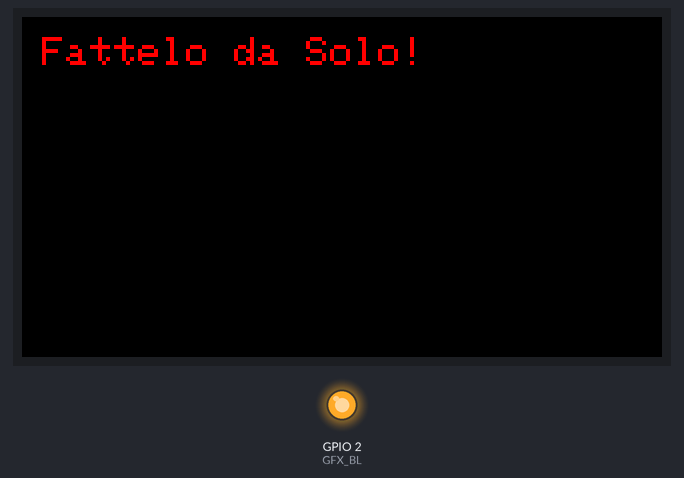
A sketch run on a simulated ESP32. Parts: 320×170 colour display, output pins drawn as LEDs (lit = HIGH). Random numbers use the default seed unless the sketch sets one.

Above: at 0.2 s.
At 5.2 s:
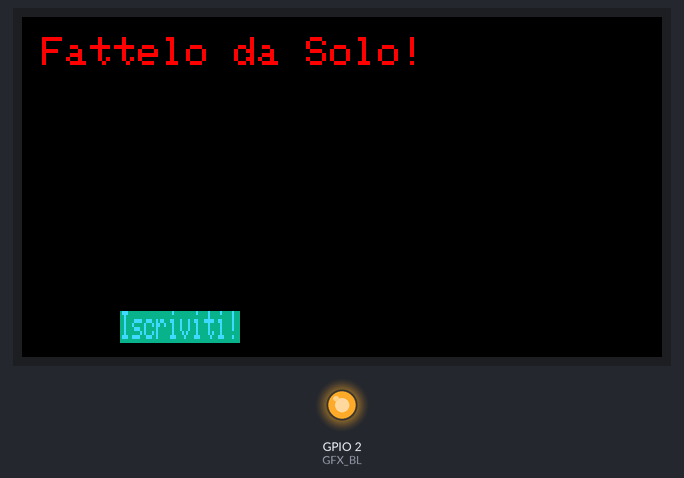
At 9.2 s:
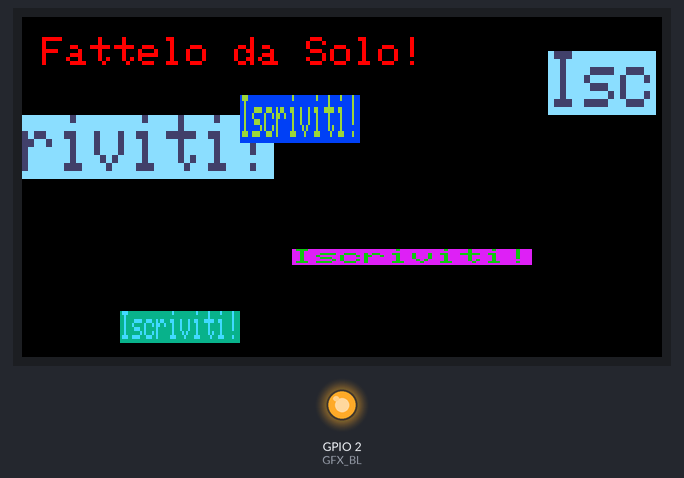
At 13.3 s:
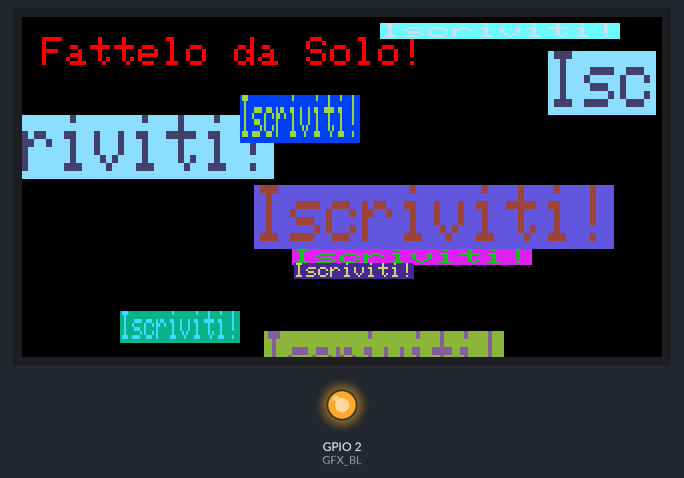
At 21.3 s:
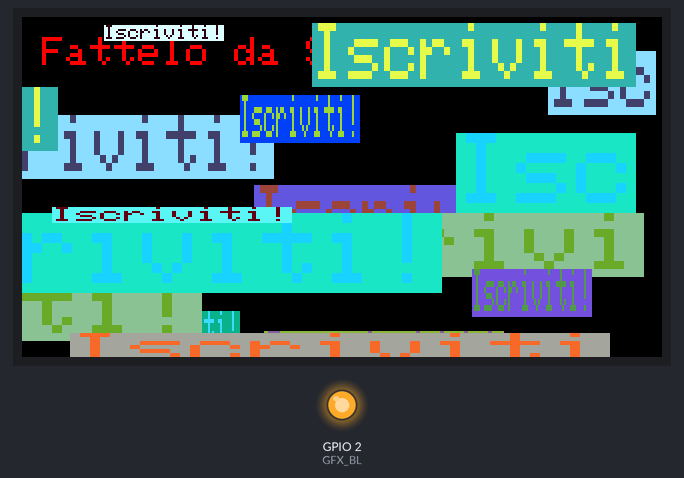
At 38.4 s:
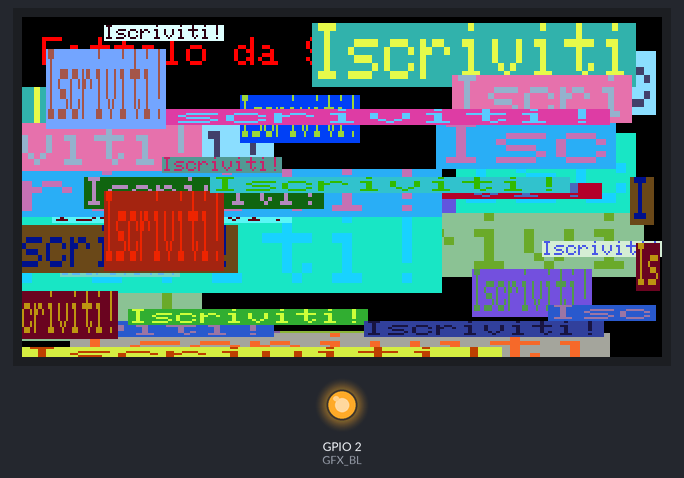

Measured:
- what the display in image 1 shows lasts 1.0 s, from 5.2 s to 6.2 s

The sketch:

Display.ino
```cpp
#include <Arduino_GFX_Library.h>


Arduino_DataBus *bus = new Arduino_ESP32LCD8(5 /* DC */, 4 /* CS */, 6 /* WR */, 7 /* RD */, 8 /* D0 */, 9 /* D1 */, 10 /* D2 */, 11 /* D3 */,
                                            12 /* D4 */, 13 /* D5 */, 14 /* D6 */, 15 /* D7 */);
Arduino_GFX *gfx = new Arduino_ST7789(bus, 3 /* RST */, 1 /* rotation */, true /* IPS */, 170 /* width */, 320 /* height */, 35 /* col offset 1 */,
                                    0 /* row offset 1 */, 35 /* col offset 2 */, 0 /* row offset 2 */);


#define GFX_BL 2 // default backlight pin, you may replace DF_GFX_BL to actual backlight pin

void setup(void)
{
    gfx->begin();
    gfx->fillScreen(BLACK);

#ifdef GFX_BL
    pinMode(GFX_BL, OUTPUT);
    digitalWrite(GFX_BL, HIGH);
#endif

    gfx->setCursor(10, 10);
    gfx->setTextColor(RED);
    gfx->setTextSize(2 /* x scale */, 2 /* y scale */, 2 /* pixel_margin */);
    gfx->println("Fattelo da Solo!");

    delay(5000); // 5 seconds
}

void loop()
{
    gfx->setCursor(random(gfx->width()), random(gfx->height()));
    gfx->setTextColor(random(0xffff), random(0xffff));
    gfx->setTextSize(random(6) /* x scale */, random(6) /* y scale */, random(2) /* pixel_margin */);
    gfx->println("Iscriviti!");

    delay(1000); // 1 second
}
```
